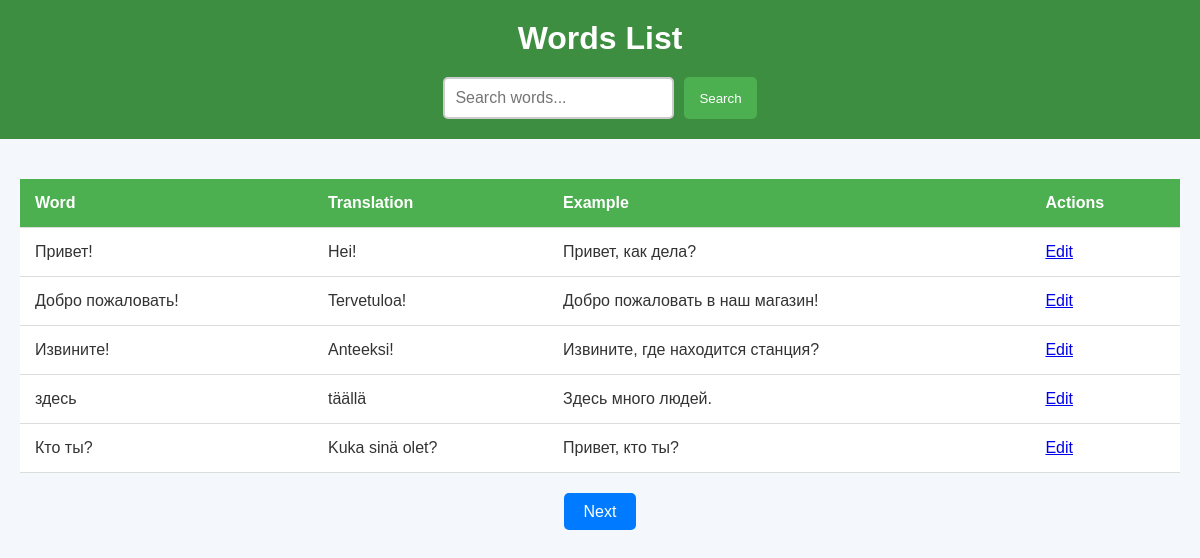
The page / on the database its author committed.
### app.py (models this page shows)
class Word(db.Model):
    id = db.Column(db.Integer, primary_key=True)
    word = db.Column(db.String(100), nullable=False)
    translation = db.Column(db.String(100), nullable=False)
    example_sentence = db.Column(db.String(200), nullable=True)

### app.py (the view)
@app.route("/", methods=["GET"])
def index():
    search_query = request.args.get("search", "")
    page = request.args.get("page", 1, type=int)
    if search_query:
        words = Word.query.filter(Word.word.like(f"%{search_query}%")).paginate(page=page, per_page=5)
    else:
        words = Word.query.paginate(page=page, per_page=5)
    return render_template("index.html", words=words, search=search_query)

### templates/index.html (shortened to what this page needs)
<!DOCTYPE html>
<html lang="en">
<head>
    <link rel="stylesheet" href="{{ url_for('static', filename='style.css') }}">
</head>
<body>
    <header>
        <h1>Words List</h1>
        <form method="get" class="search-form">
            <input type="text" name="search" placeholder="Search words..." value="{{ search }}">
            <button type="submit">Search</button>
        </form>
    </header>
    <main>
        <table class="words-table">
            <thead>
                <tr>
                    <th>Word</th>
                    <th>Translation</th>
                    <th>Example</th>
                    <th>Actions</th>
                </tr>
            </thead>
            <tbody>
                {% for word in words.items %}
                <tr>
                    <td>{{ word.word }}</td>
                    <td>{{ word.translation }}</td>
                    <td>{{ word.example_sentence }}</td>
                    <td><a href="{{ url_for('edit_word', id=word.id) }}" class="edit-btn">Edit</a></td>
                </tr>
                {% endfor %}
            </tbody>
        </table>
        <div class="pagination">
            {% if words.has_next %}
                <a href="{{ url_for('index', page=words.next_num, search=search) }}" class="pagination-btn">Next</a>
            {% endif %}
        </div>
    </main>
</body>
</html>

### static/style.css (style rules this page uses)
* { margin: 0; padding: 0; box-sizing: border-box; }
body { font-family: 'Arial', sans-serif; background-color: #f4f7fc; color: #333; }
header { background-color: #3e8e41; color: white; text-align: center; padding: 20px; }
h1 { font-size: 2rem; }
.search-form { display: flex; justify-content: center; margin-top: 20px; }
.search-form input { padding: 10px; font-size: 1rem; border: 2px solid #ccc; border-radius: 5px; }
.search-form button { padding: 10px 15px; background-color: #4CAF50; color: white; border: none; border-radius: 5px; cursor: pointer; margin-left: 10px; }
main { padding: 20px; max-width: 1200px; margin: 20px auto; }
.words-table { width: 100%; border-collapse: collapse; margin-bottom: 20px; }
.words-table th, .words-table td { padding: 15px; text-align: left; border-bottom: 1px solid #ddd; }
.words-table th { background-color: #4CAF50; color: white; }
.words-table td { background-color: white; }
.pagination { text-align: center; margin-top: 30px; }
.pagination-btn { padding: 10px 20px; background-color: #007bff; color: white; border-radius: 5px; text-decoration: none; margin: 0 10px; }
h1 { text-align: center; font-size: 2rem; margin-bottom: 20px; }

### rows shown on the page
Word: word "Привет!", translation "Hei!", example_sentence "Привет, как дела?"
Word: word "Добро пожаловать!", translation "Tervetuloa!", example_sentence "Добро пожаловать в наш магазин!"
Word: word "Извините!", translation "Anteeksi!", example_sentence "Извините, где находится станция?"
Word: word "здесь", translation "täällä", example_sentence "Здесь много людей."
Word: word "Кто ты?", translation "Kuka sinä olet?", example_sentence "Привет, кто ты?"
